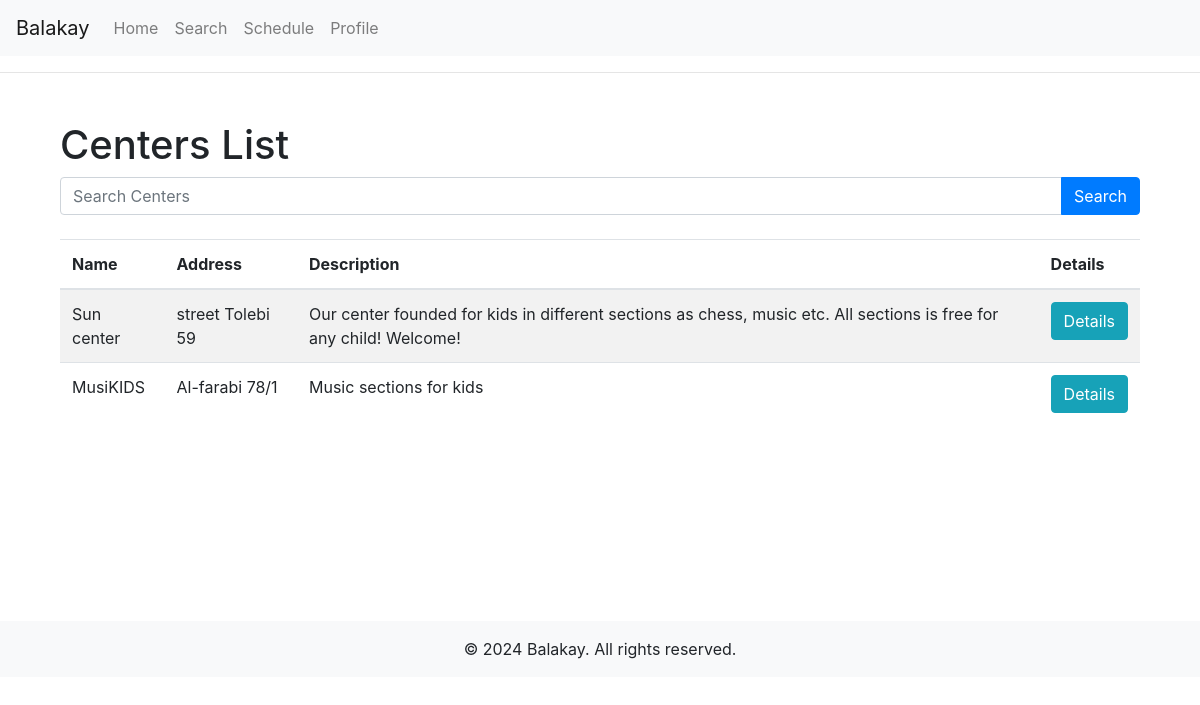
The app's page /centers/ with its own data.
### centers/models.py (models this page shows, shortened)
class Center(models.Model):
    manager_name = models.CharField(max_length=255)
    manager_phone = models.CharField(max_length=20)
    name = models.CharField(max_length=255)
    logo = models.ImageField(upload_to='storage/')
    subtitle = models.CharField(max_length=255, null=True, blank=True)
    description = models.TextField()
    city = models.CharField(max_length=255)
    address = models.CharField(max_length=255)

### centers/views.py (the view)
# urls.py: path('centers/', center_list_view, name='center_list'),
def center_list_view(request):
    query = request.GET.get('q', '')
    centers = Center.objects.all()
    if query:
        centers = centers.filter(Q(name__icontains=query) | Q(id__icontains=query))
    return render(request, 'centers/center_list.html', {
        'centers': centers,
        'query': query,
    })

### centers/templates/centers/center_list.html
{% extends 'base.html' %}
{% block content %}
<div class="container mt-5">
    <h1>Centers List</h1>
    <form method="GET" class="mb-4">
        <div class="input-group">
            <input type="text" name="q" value="{{ query }}" class="form-control" placeholder="Search Centers">
            <div class="input-group-append">
                <button type="submit" class="btn btn-primary">Search</button>
            </div>
        </div>
    </form>
    <table class="table table-striped">
        <thead>
            <tr>
                <th>Name</th>
                <th>Address</th>
                <th>Description</th>
                <th>Details</th>
            </tr>
        </thead>
        <tbody>
            {% for center in centers %}
            <tr>
                <td>{{ center.name }}</td>
                <td>{{ center.address }}</td>
                <td>{{ center.description }}</td>
                <td><a href="{% url 'center_details' center.id %}" class="btn btn-info">Details</a></td>
            </tr>
            {% empty %}
            <tr>
                <td colspan="4">No centers available.</td>
            </tr>
            {% endfor %}
        </tbody>
    </table>
</div>
{% endblock %}

### records on screen
Center: name "Sun center", address "street Tolebi 59", description "Our center founded for kids in different sections as chess, music etc. All sections is free for any child! Welcome!"
Center: name "MusiKIDS", address "Al-farabi 78/1", description "Music sections for kids"
